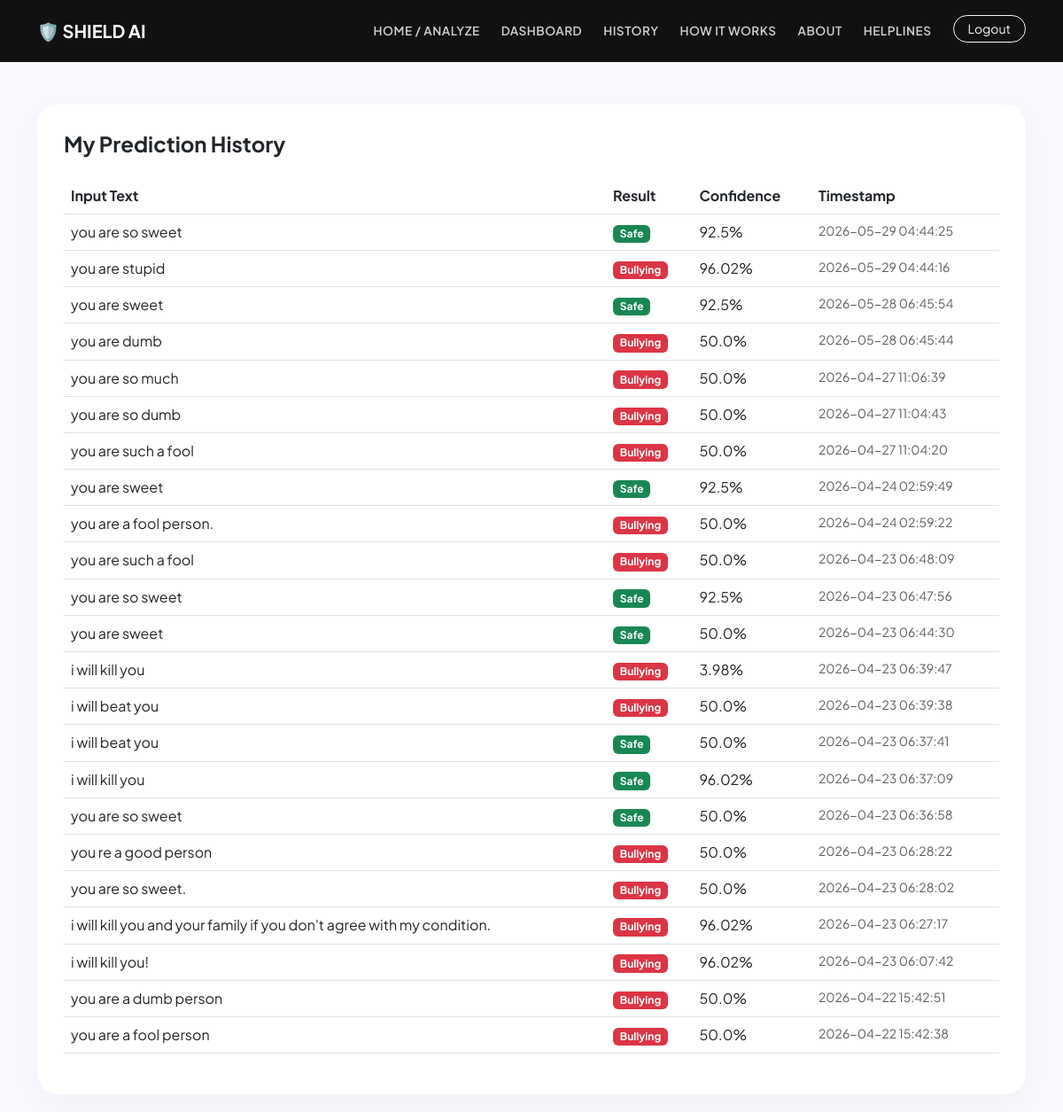
The app's page /history (signed in) with its own data.
### tables this page shows
CREATE TABLE history 
                        (id INTEGER PRIMARY KEY, username TEXT, text TEXT, result TEXT, score REAL, timestamp DATETIME DEFAULT CURRENT_TIMESTAMP);

### app.py (the view)
@app.route('/history')
def history():
    if 'user' not in session: return redirect(url_for('login'))
    with sqlite3.connect('users.db') as conn:
        data = conn.execute("SELECT text, result, score, timestamp FROM history WHERE username = ? ORDER BY timestamp DESC", (session['user'],)).fetchall()
    return render_template('history.html', scans=data)

### templates/history.html
{% extends "base.html" %}
{% block content %}
<div class="bento-card">
    <h4 class="fw-bold mb-4">My Prediction History</h4>
    <div class="table-responsive">
        <table class="table table-hover">
            <thead>
                <tr>
                    <th>Input Text</th>
                    <th>Result</th>
                    <th>Confidence</th>
                    <th>Timestamp</th>
                </tr>
            </thead>
            <tbody>
                {% for scan in scans %}
                <tr>
                    <td>{{ scan[0] }}</td>
                    <td><span class="badge {{ 'bg-danger' if scan[1] == 'Bullying' else 'bg-success' }}">{{ scan[1] }}</span></td>
                    <td>{{ scan[2] }}%</td>
                    <td class="text-muted small">{{ scan[3] }}</td>
                </tr>
                {% endfor %}
            </tbody>
        </table>
    </div>
</div>
{% endblock %}

### templates/base.html (shortened to what this page needs)
<!DOCTYPE html>
<html>
<head>
    <link href="https://cdn.jsdelivr.net/npm/bootstrap@5.3.0/dist/css/bootstrap.min.css" rel="stylesheet">
    <link rel="stylesheet" href="https://cdnjs.cloudflare.com/ajax/libs/font-awesome/6.4.0/css/all.min.css">
</head>
<body>
    <nav class="navbar navbar-expand-lg navbar-dark sticky-top">
        <div class="container">
            <a class="navbar-brand fw-bold" href="/index">🛡️ SHIELD AI</a>
            <div class="collapse navbar-collapse" id="navbarNav">
                <ul class="navbar-nav ms-auto gap-2">
                    <li class="nav-item"><a class="nav-link" href="/index">Home / Analyze</a></li>
                    <li class="nav-item"><a class="nav-link" href="/dashboard">Dashboard</a></li>
                    <li class="nav-item"><a class="nav-link" href="/history">History</a></li>
                    <li class="nav-item"><a class="nav-link" href="/how-it-works">How It Works</a></li>
                    <li class="nav-item"><a class="nav-link" href="/about">About</a></li>
                    <li class="nav-item"><a class="nav-link text-warning" href="/contact">Helplines</a></li>
                    <li class="nav-item"><a class="btn btn-sm btn-outline-light rounded-pill px-3 ms-2" href="/logout">Logout</a></li>
                </ul>
            </div>
        </div>
    </nav>
    <div class="container mt-5">
        {% block content %}{% endblock %}
    </div>
</body>
</html>

### templates/base.html (style rules this page uses)
:root { --primary: #6a11cb; --secondary: #2575fc; --bg: #f8f9ff; }
body { background-color: var(--bg); font-family: 'Plus Jakarta Sans', sans-serif; }
.navbar { background: #111; padding: 15px 0; }
.nav-link { font-weight: 600; font-size: 0.85rem; color: #fff !important; opacity: 0.8; text-transform: uppercase; letter-spacing: 0.5px; }
.bento-card { background: white; border-radius: 24px; border: none; box-shadow: 0 10px 30px rgba(0,0,0,0.03); padding: 30px; margin-bottom: 20px; }

### records on screen
history: text "you are so sweet", result "Safe", score "92.5", timestamp "2026-05-29 04:44:25"
history: text "you are stupid", result "Bullying", score "96.02", timestamp "2026-05-29 04:44:16"
history: text "you are sweet", result "Safe", score "92.5", timestamp "2026-05-28 06:45:54"
history: text "you are dumb", result "Bullying", score "50.0", timestamp "2026-05-28 06:45:44"
history: text "you are so much", result "Bullying", score "50.0", timestamp "2026-04-27 11:06:39"
history: text "you are so dumb", result "Bullying", score "50.0", timestamp "2026-04-27 11:04:43"
history: text "you are such a fool", result "Bullying", score "50.0", timestamp "2026-04-27 11:04:20"
history: text "you are sweet", result "Safe", score "92.5", timestamp "2026-04-24 02:59:49"
history: text "you are a fool person.", result "Bullying", score "50.0", timestamp "2026-04-24 02:59:22"
history: text "you are such a fool", result "Bullying", score "50.0", timestamp "2026-04-23 06:48:09"
history: text "you are so sweet", result "Safe", score "92.5", timestamp "2026-04-23 06:47:56"
history: text "you are sweet", result "Safe", score "50.0", timestamp "2026-04-23 06:44:30"
history: text "i will kill you", result "Bullying", score "3.98", timestamp "2026-04-23 06:39:47"
history: text "i will beat you", result "Bullying", score "50.0", timestamp "2026-04-23 06:39:38"
history: text "i will beat you", result "Safe", score "50.0", timestamp "2026-04-23 06:37:41"
history: text "i will kill you", result "Safe", score "96.02", timestamp "2026-04-23 06:37:09"
history: text "you are so sweet", result "Safe", score "50.0", timestamp "2026-04-23 06:36:58"
history: text "you re a good person", result "Bullying", score "50.0", timestamp "2026-04-23 06:28:22"
history: text "you are so sweet.", result "Bullying", score "50.0", timestamp "2026-04-23 06:28:02"
history: text "i will kill you and your family if you don't agree with my condition.", result "Bullying", score "96.02", timestamp "2026-04-23 06:27:17"
history: text "i will kill you!", result "Bullying", score "96.02", timestamp "2026-04-23 06:07:42"
history: text "you are a dumb person", result "Bullying", score "50.0", timestamp "2026-04-22 15:42:51"
history: text "you are a fool person", result "Bullying", score "50.0", timestamp "2026-04-22 15:42:38"
